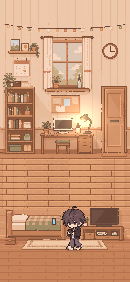
#> input picture scripts/pixel-room/rooms/room-dusk.png, 130 x 282 px, given in place of boy_front_54.png, which was not available
$ python render_procedural.py out rooms
#> lines starting #> are read from the running program, lines starting #| are printed output that depends on the picture; after the words box and inside, x2 and y2 are one past the last pixel; in counts of white or black regions, pixels touching at a corner belong together
"""像素小屋場景產生器：邏輯解析度 130x282，顯示時放大 3 倍。"""
import math
import sys
import numpy as np
from PIL import Image

W, H = 130, 282
FLOOR_Y = 200


def hx(c):
    c = c.lstrip("#")
    return np.array([int(c[i:i + 2], 16) for i in (0, 2, 4)], dtype=float)


# ---------- 調色盤（奶茶暖色）----------
P = {
    "wall": "#E9D9C4", "wallS": "#DECAB1", "wallL": "#F3E7D6", "trim": "#C9A985",
    "wood": "#B98A62", "woodL": "#D2A67C", "woodS": "#94673F", "woodO": "#5E3E2A",
    "floor": "#B48660", "floorS": "#A27550", "floorL": "#C39570", "floorO": "#8A5E3E",
    "cream": "#F4ECDD", "creamS": "#E0D2BC", "creamO": "#B9A68A",
    "terra": "#D47F58", "terraS": "#B2603D", "terraL": "#E9A07A", "terraO": "#7E3F27",
    "olive": "#7F9B5B", "oliveS": "#5D7742", "oliveL": "#A3BC7A", "oliveO": "#3F5230",
    "mustard": "#E2B455", "mustardS": "#C4923A", "mustardL": "#F0CF7E", "mustardO": "#8E6428",
    "slate": "#5B5470", "slateS": "#463F58", "slateO": "#2F2A3D",
    "ink": "#3B2A26", "white": "#FBF7EE",
    "sky": "#BFE0EA", "skyL": "#DCEFF4",
}
C = {k: hx(v) for k, v in P.items()}

CHAR_PAL = {
    "o": "#3E2A22", "h": "#5A3D30", "H": "#80604C",
    "O": "#B9806A", "s": "#F6D7BC", "S": "#E6B596", "b": "#F0A08E",
    "e": "#2E2230", "w": "#FFFFFF", "m": "#B5735A",
    "k": "#8E6428", "y": "#E2B455", "Y": "#C4923A", "l": "#F0CF7E",
    "c": "#FBF6EC", "C": "#E2D8C6",
    "q": "#332C40", "p": "#5B5470", "P": "#463F58",
    "f": "#4A3328",
}

CHAR = [
    "........oo..........",
    ".......ohHo.o.......",
    "....oo.ohHhhohoo....",
    "...ohhoohHhhhhhho...",
    "..ohhHHhhhhhhhHhho..",
    ".ohhHHhhhhhhhhhHhho.",
    "ohhhhhhhhhhhhhhhhhho",
    "ohhhhHhhhhhhhhHhhhho",
    "ohhhhhhhhhhhhhhhhhho",
    "ohhhshhhshhshhhshhho",
    "ohhssshssssssshssshho"[:20],
    "ohsssewssssssewsssho",
    "ohssseesssssseesssho",
    "ohsbbsssssssssbbshho"[:20],
    ".oSsssssssmmssssSSo."[:20],
    "..oOSSSSSSSSSSSSOo..",
    "....kccccccccccck...",
    "...kyyccCyyCccyyk...",
    "..klyyyycyycyyyyYk..",
    "..klyyyyyyyyyyyyYk..",
    ".kllyyyyyyyyyyyyYYk.",
    ".klykyyyyyyyyyykYYk.",
    ".kyykyyyyyyyyyYkYYk.",
    ".kssYyyyyyyyyyYYkSSk"[:20],
    "..kkkYYYYYYYYYYkkk..",
    "....qppppppppppPq...",
    "....qpppPqqpppPq....",
    "....qpppPqqpppPq....",
    "...qffffq..qffffq...",
    "...qqqqqq..qqqqqq...",
]


class Scene:
    def __init__(self):
        self.img = np.zeros((H, W, 3), dtype=float)
        self.emit = np.zeros((H, W), dtype=bool)  # 自己會發光的像素，不吃夜晚色調
        self.char = np.zeros((H, W), dtype=bool)  # 人物：晚上暗得少一點，才看得清楚

    def px(self, x, y, c, emit=False):
        x, y = int(round(x)), int(round(y))
        if 0 <= x < W and 0 <= y < H:
            self.img[y, x] = C[c] if isinstance(c, str) else c
            if emit:
                self.emit[y, x] = True

    def rect(self, x, y, w, h, c, emit=False):
        for yy in range(y, y + h):
            for xx in range(x, x + w):
                self.px(xx, yy, c, emit)

    def box(self, x, y, w, h, fill, o, light=None, shade=None, emit=False):
        """有外框、左上亮邊、右下暗邊的方塊（光源在左上）"""
        self.rect(x, y, w, h, o, emit)
        self.rect(x + 1, y + 1, w - 2, h - 2, fill, emit)
        if light is not None:
            self.rect(x + 1, y + 1, w - 2, 1, light, emit)
            self.rect(x + 1, y + 1, 1, h - 2, light, emit)
        if shade is not None:
            self.rect(x + 1, y + h - 2, w - 2, 1, shade, emit)
            self.rect(x + w - 2, y + 2, 1, h - 3, shade, emit)

    # [5 lines left out: function sprite, not called in this run]

    def shade_rect(self, x, y, w, h, k):
        """把一塊區域調暗（k<1）或調亮（k>1）"""
        y0, y1 = max(0, y), min(H, y + h)
        x0, x1 = max(0, x), min(W, x + w)
        self.img[y0:y1, x0:x1] = np.clip(self.img[y0:y1, x0:x1] * k, 0, 255)


def draw_room(s, t, weather):
    # 牆
    s.rect(0, 0, W, FLOOR_Y, "wall")
    for x in range(0, W, 12):
        s.rect(x + 10, 0, 1, 150, "wallS")
    s.rect(0, 150, W, 46, "wallS")
    s.rect(0, 150, W, 2, "trim")
    s.rect(0, 152, W, 1, "woodS")
    for x in range(0, W, 10):
        s.rect(x, 153, 1, 43, "creamO")
    s.rect(0, 194, W, 6, "woodS")
    s.rect(0, 194, W, 1, "woodL")
    s.rect(0, 199, W, 1, "woodO")
    # 地板
    s.rect(0, FLOOR_Y, W, H - FLOOR_Y, "floor")
    for i, y in enumerate(range(FLOOR_Y + 9, H, 10)):
        s.rect(0, y, W, 1, "floorS")
        off = 17 if i % 2 else 0
        for x in range(off, W, 34):
            s.rect(x, y - 9, 1, 9, "floorS")
        s.rect(0, y - 9, W, 1, "floorL") if y - 9 > FLOOR_Y else None
    s.rect(0, FLOOR_Y, W, 2, "floorO")

    # 燈串
    prev = None
    for x in range(4, 126):
        y = 9 + int(round(2.2 * math.sin((x - 4) / 121 * math.pi)))
        if prev is not None:
            for yy in range(min(prev, y), max(prev, y) + 1):
                s.px(x, yy, "ink")
        s.px(x, y, "ink")
        prev = y
    bulbs = ["mustardL", "terraL", "oliveL", "cream"]
    for i, x in enumerate(range(10, 124, 11)):
        y = 9 + int(round(2.2 * math.sin((x - 4) / 121 * math.pi)))
        s.rect(x - 1, y + 1, 3, 3, bulbs[i % 4], emit=(t == "night"))
        s.px(x, y + 1, "white", emit=(t == "night"))

    # 相框架
    s.box(5, 44, 34, 3, "wood", "woodO", "woodL")
    s.box(7, 29, 12, 15, "sky", "woodO")
    s.rect(8, 30, 10, 13, "skyL")
    s.rect(8, 38, 10, 5, "oliveL")
    s.rect(10, 34, 2, 2, "S" if False else "creamS")
    s.rect(10, 34, 2, 2, "terraL")
    s.rect(10, 36, 2, 4, "terra")
    s.rect(14, 34, 2, 2, "mustardL")
    s.rect(14, 36, 2, 4, "olive")
    s.box(21, 33, 10, 11, "cream", "woodS")
    s.rect(24, 36, 4, 3, "terraL")
    s.rect(25, 39, 2, 1, "terraL")
    s.box(32, 39, 6, 5, "terra", "terraO", "terraL", "terraS")
    for (x, y, h) in [(33, 34, 5), (35, 32, 7), (36, 35, 4), (34, 36, 3)]:
        s.rect(x, y, 1, h, "olive")
        s.px(x, y, "oliveL")

    # 月曆
    s.box(9, 58, 20, 24, "white", "creamO")
    s.rect(10, 59, 18, 5, "terra")
    s.rect(10, 59, 18, 1, "terraL")
    s.rect(13, 56, 1, 4, "ink")
    s.rect(24, 56, 1, 4, "ink")
    for r in range(4):
        for c in range(5):
            s.px(12 + c * 3, 67 + r * 3, "creamO")
    s.rect(20, 72, 3, 2, "terra")
    s.px(21, 74, "terra")

    # 窗戶
    sky = {"day": "#BFE0EA", "dusk": "#F2B07E", "night": "#25304F"}[t]
    sky2 = {"day": "#DCEFF4", "dusk": "#F6CB97", "night": "#2F3B60"}[t]
    if weather == "rain":
        sky, sky2 = ("#9AAABA", "#AEBDCB") if t != "night" else ("#222A40", "#2A3350")
    s.box(44, 36, 46, 56, "woodS", "woodO", "woodL")
    s.rect(47, 39, 40, 50, hx(sky), emit=True)
    s.rect(47, 39, 40, 20, hx(sky2), emit=True)
    if weather == "rain":
        for (x, y, w) in [(50, 44, 14), (52, 42, 9), (66, 48, 16), (69, 46, 9)]:
            s.rect(x, y, w, 3, hx("#C9D2DC" if t != "night" else "#3A4560"), emit=True)
        for i in range(26):
            x = 48 + (i * 17) % 38
            y = 52 + (i * 11) % 34
            s.rect(x, y, 1, 3, hx("#E3EEF7" if t != "night" else "#5A6A8A"), emit=True)
    elif t == "night":
        s.rect(73, 44, 7, 7, hx("#F4EFD2"), emit=True)
        s.rect(72, 45, 9, 5, hx("#F4EFD2"), emit=True)
        s.rect(76, 43, 5, 6, hx(sky2), emit=True)
        for (x, y) in [(52, 44), (58, 52), (82, 60), (54, 68), (64, 42), (80, 74), (61, 79)]:
            s.px(x, y, hx("#FFF6C8"), emit=True)
    else:
        sun = "#FFE08A" if t == "day" else "#FFC062"
        s.rect(72, 46, 8, 8, hx(sun), emit=True)
        s.rect(71, 47, 10, 6, hx(sun), emit=True)
        s.rect(52, 52, 12, 3, hx("#FFFFFF"), emit=True)
        s.rect(55, 50, 6, 2, hx("#FFFFFF"), emit=True)
        if t == "dusk":
            s.rect(47, 80, 40, 9, hx("#E59A6E"), emit=True)
    # 窗格
    s.rect(66, 39, 2, 50, "woodS")
    s.rect(66, 39, 1, 50, "woodL")
    s.rect(47, 62, 40, 2, "woodS")
    s.rect(47, 62, 40, 1, "woodL")
    # 窗簾
    for (x0, flip) in [(39, False), (84, True)]:
        s.rect(x0, 34, 11, 60, "creamO")
        s.rect(x0 + 1, 34, 9, 59, "cream")
        for k in range(3):
            fx = x0 + 2 + k * 3
            s.rect(fx, 35, 1, 58, "creamS")
        s.rect(x0, 92, 11, 2, "creamO")
        s.rect(x0 + 2, 70, 7, 2, "terra")
    s.rect(36, 32, 62, 2, "woodO")
    s.px(35, 32, "ink"); s.px(98, 32, "ink")
    # 窗台
    s.box(41, 92, 52, 4, "woodL", "woodO", "cream", "wood")
    s.box(51, 86, 6, 6, "terra", "terraO", "terraL", "terraS")
    for (x, y) in [(52, 83), (54, 82), (55, 84), (53, 85)]:
        s.rect(x, y, 2, 3, "olive")
        s.px(x, y, "oliveL")
    s.rect(79, 85, 4, 7, hx("#CFE5E6"))
    s.rect(80, 83, 2, 2, hx("#CFE5E6"))
    s.px(79, 86, "white")
    s.rect(80, 80, 1, 5, "olive")

    # 時鐘
    cx, cy, r = 108, 46, 8
    for y in range(cy - r, cy + r + 1):
        for x in range(cx - r, cx + r + 1):
            d = math.hypot(x - cx, y - cy)
            if d <= r + 0.3:
                s.px(x, y, "woodO" if d > r - 1.2 else ("cream" if d < r - 2.2 else "woodS"))
    s.rect(cx, cy - 5, 1, 5, "ink")
    s.rect(cx, cy, 4, 1, "terraS")
    s.px(cx, cy, "ink")
    for (dx, dy) in [(0, -6), (6, 0), (0, 6), (-6, 0)]:
        s.px(cx + dx, cy + dy, "creamO")

    # 軟木留言板
    s.box(48, 104, 34, 24, hx("#D6A877"), "woodO", hx("#E2B98A"), hx("#C29466"))
    s.rect(51, 107, 9, 9, hx("#FFF3B0")); s.px(55, 107, "terra")
    s.rect(63, 108, 8, 10, hx("#CFE5E6")); s.px(66, 108, "olive")
    s.rect(73, 106, 7, 8, hx("#F6C9C0")); s.px(76, 106, "mustardS")
    s.rect(54, 118, 12, 7, "white"); s.px(59, 118, "terra")
    for x in range(52, 59, 2):
        s.px(x, 110, "creamO")
        s.px(x, 112, "creamO")

    # 書櫃
    s.box(3, 106, 30, 90, "woodS", "woodO", "woodL")
    s.rect(5, 108, 26, 86, "woodO")
    s.rect(5, 108, 26, 86, hx("#6E4A33"))
    for sy in (128, 150, 172):
        s.rect(4, sy, 28, 3, "wood")
        s.rect(4, sy, 28, 1, "woodL")
        s.rect(4, sy + 2, 28, 1, "woodO")
    s.rect(4, 192, 28, 2, "wood")

    def book(x, top, bottom, col, w=3):
        s.rect(x, top, w, bottom - top, C[col + "O"] if col + "O" in C else C["ink"])
        s.rect(x, top, w - 1, bottom - top, C[col])
        s.rect(x, top, w - 1, 1, C[col + "L"] if col + "L" in C else C[col])
        s.px(x + 1, top + 3, C["cream"])
        s.px(x + 1, top + 4, C["cream"])

    for (x, top, col) in [(6, 114, "terra"), (9, 112, "olive"), (12, 116, "mustard"), (15, 113, "slate"),
                          (18, 115, "cream"), (24, 112, "terra")]:
        book(x, top, 128, col)
    s.rect(21, 118, 3, 10, "oliveO"); s.rect(21, 118, 2, 10, "oliveL")
    for (x, top, col) in [(6, 137, "slate"), (9, 136, "mustard"), (12, 138, "olive")]:
        book(x, top, 150, col)
    s.box(20, 143, 8, 7, "terra", "terraO", "terraL", "terraS")
    for (x, y, h) in [(21, 136, 7), (23, 134, 9), (25, 137, 6), (22, 139, 4), (26, 140, 3)]:
        s.rect(x, y, 1, h, "olive")
        s.px(x, y, "oliveL")
        s.px(x + 1, y + 1, "oliveS")
    for (x, top, col) in [(6, 158, "cream"), (9, 159, "terra"), (12, 160, "olive"), (15, 158, "slate"),
                          (18, 161, "mustard")]:
        book(x, top, 172, col)
    s.box(22, 164, 9, 8, "cream", "creamO", "white", "creamS")
    for (y, w, col) in [(189, 14, "olive"), (186, 13, "terra"), (183, 14, "mustard")]:
        s.rect(6, y, w, 3, C[col + "O"])
        s.rect(6, y, w - 1, 2, C[col])
        s.rect(6, y, w - 1, 1, C[col + "L"])
    s.rect(23, 182, 6, 10, hx("#CFE5E6"))
    s.rect(23, 181, 6, 1, "creamO")
    s.rect(24, 186, 4, 5, "mustardL")

    # 唱片機
    s.box(5, 100, 24, 7, "wood", "woodO", "woodL", "woodS")
    s.rect(7, 97, 14, 4, "ink")
    s.rect(8, 96, 12, 1, "ink")
    s.rect(11, 98, 4, 1, "terra")
    s.rect(24, 95, 1, 5, "creamO")
    s.rect(21, 95, 4, 1, "creamO")
    s.rect(26, 103, 2, 1, "mustard")

    # 書桌
    dy = 178
    s.box(38, dy, 54, 5, "woodL", "woodO", "cream", "wood")
    s.rect(39, dy + 4, 52, 1, "woodS")
    s.rect(40, dy + 5, 3, 16, "woodS"); s.rect(40, dy + 5, 1, 16, "wood")
    s.box(72, dy + 5, 18, 12, "wood", "woodO", "woodL", "woodS")
    s.rect(73, dy + 10, 16, 1, "woodO")
    s.rect(79, dy + 7, 4, 1, "mustardS")
    s.rect(79, dy + 13, 4, 1, "mustardS")
    s.rect(86, dy + 17, 3, 4, "woodS")
    # 桌下陰影
    s.shade_rect(43, dy + 5, 29, 16, 0.86)
    # 螢幕（復古米色）
    s.box(46, 158, 26, 18, hx("#E6DFD0"), "ink", hx("#F5F1E6"), hx("#C9BFAA"))
    scr = {"day": "#4E6B78", "dusk": "#4E6B78", "night": "#5FA6C4"}[t]
    s.rect(49, 161, 20, 12, hx(scr), emit=True)
    s.rect(51, 163, 9, 1, hx("#BFE6EE"), emit=True)
    s.rect(51, 165, 13, 1, hx("#8FC3D2"), emit=True)
    s.rect(51, 167, 7, 1, hx("#8FC3D2"), emit=True)
    s.rect(63, 167, 3, 3, hx("#F2A27E"), emit=True)
    s.rect(57, 176, 4, 2, "ink")
    s.rect(50, 177, 18, 1, hx("#C9BFAA"))
    # 番茄鐘
    s.rect(40, 172, 6, 6, "terraO")
    s.rect(41, 172, 4, 5, hx("#E0563F"))
    s.rect(40, 173, 6, 3, hx("#E0563F"))
    s.px(41, 173, hx("#F7A08F"))
    s.rect(42, 170, 2, 2, "olive")
    s.px(43, 169, "oliveS")
    # 馬克杯
    s.box(74, 172, 5, 6, "terra", "terraO", "terraL", "terraS")
    s.rect(79, 174, 1, 2, "terraO")
    if t == "day":
        s.px(76, 169, "white"); s.px(75, 167, "white"); s.px(76, 165, "white")
    # 檯燈
    s.rect(84, 160, 8, 1, "mustardO")
    s.rect(83, 161, 10, 5, "mustardO")
    s.rect(84, 161, 8, 4, "mustard", emit=(t != "day"))
    s.rect(84, 161, 8, 1, "mustardL", emit=(t != "day"))
    s.rect(87, 166, 2, 10, "ink")
    s.rect(85, 176, 6, 2, "ink")

    # 落地植物
    s.box(91, 186, 9, 14, "terra", "terraO", "terraL", "terraS")
    s.rect(90, 186, 11, 2, "terraS")
    leaves = [(88, 172, 5, 3), (95, 168, 5, 3), (91, 176, 4, 3), (97, 175, 5, 3), (86, 179, 5, 3), (93, 162, 4, 3),
              (99, 181, 4, 2)]
    for (x, y, w, h) in leaves:
        s.rect(x, y, w, h, "oliveO")
        s.rect(x, y, w - 1, h - 1, "olive")
        s.rect(x, y, w - 1, 1, "oliveL")
    s.rect(95, 166, 1, 20, "oliveS")

    # 門
    s.box(97, 120, 31, 80, "woodS", "woodO", "woodL")
    s.box(100, 123, 25, 77, "wood", "woodO", "woodL", "woodS")
    s.box(104, 128, 17, 26, "wood", "woodS", None, "woodL")
    s.box(104, 160, 17, 32, "wood", "woodS", None, "woodL")
    s.rect(107, 156, 11, 2, "ink")
    s.rect(121, 160, 2, 3, "mustard")
    s.px(121, 160, "mustardL")
    s.rect(98, 200, 30, 4, "terraS")
    s.rect(99, 200, 28, 3, "terra")
    for x in range(100, 126, 3):
        s.px(x, 201, "terraL")


def draw_front(s, t, state):
    # 地毯
    for y in range(248, 266):
        for x in range(48, 104):
            dx = (x - 76) / 28
            dy = (y - 257) / 9
            d = dx * dx + dy * dy
            if d <= 1:
                col = "terraS" if d > 0.86 else ("cream" if d > 0.72 else ("creamS" if d < 0.25 else "cream"))
                if 0.72 < d <= 0.86:
                    col = "mustardL"
                s.px(x, y, col)

    # 床
    s.box(2, 200, 8, 64, "wood", "woodO", "woodL", "woodS")
    s.rect(1, 199, 10, 3, "woodO"); s.rect(2, 199, 8, 1, "woodL")
    s.box(60, 232, 6, 32, "wood", "woodO", "woodL", "woodS")
    s.box(9, 244, 52, 9, "wood", "woodO", "woodL", "woodS")
    s.rect(11, 253, 3, 9, "woodO"); s.rect(56, 253, 3, 9, "woodO")
    s.rect(10, 234, 51, 10, "creamO")
    s.rect(10, 234, 50, 9, "white")
    s.box(11, 226, 16, 10, "white", "creamO", None, "creamS")
    s.rect(13, 228, 12, 1, "creamS")
    if state == "sleep" and not SPRITE_DIR:
        draw_sleep_head(s)
    # 被子
    top = 229
    if state == "sleep":
        s.rect(26, 225, 30, 6, "oliveO")
        s.rect(27, 226, 28, 5, "olive")
        s.rect(27, 226, 28, 1, "oliveL")
    s.rect(24, top, 37, 17, "oliveO")
    s.rect(25, top + 1, 35, 15, "olive")
    s.rect(25, top + 1, 35, 4, "cream")
    s.rect(25, top + 4, 35, 1, "creamS")
    for (x, y) in [(30, 237), (38, 240), (46, 237), (54, 240), (34, 243), (50, 243)]:
        s.px(x, y, "oliveL")
        s.px(x + 1, y, "oliveL")
    s.rect(25, top + 14, 35, 1, "oliveS")
    # 床上的手機
    s.rect(47, 234, 5, 8, "ink")
    s.rect(48, 235, 3, 6, hx("#8FD8FF"), emit=True)
    s.px(50, 235, "terra", emit=True)

    # 電視櫃
    s.box(92, 236, 36, 26, "wood", "woodO", "woodL", "woodS")
    s.rect(95, 241, 30, 12, "woodO")
    s.rect(96, 242, 28, 10, hx("#6E4A33"))
    s.box(98, 246, 14, 6, hx("#EDEDF2"), "slateO", "white", hx("#C9C9D6"))
    s.px(109, 248, "terra", emit=True)
    s.box(114, 247, 8, 5, hx("#EDEDF2"), "slateO", "white", hx("#C9C9D6"))
    s.rect(95, 256, 30, 1, "woodS")
    s.rect(108, 255, 4, 1, "mustardS")
    s.rect(94, 262, 2, 3, "woodO"); s.rect(124, 262, 2, 3, "woodO")
    # 電視
    s.box(95, 208, 30, 26, "ink", "ink")
    tv_on = t != "night" or state != "sleep"
    s.rect(97, 210, 26, 21, hx("#9ED3E0" if tv_on else "#1E2430"), emit=tv_on)
    if tv_on:
        s.rect(97, 225, 26, 6, hx("#6FAF5E"), emit=True)
        s.rect(97, 225, 26, 1, hx("#9BD483"), emit=True)
        s.rect(102, 220, 4, 5, hx("#E2B455"), emit=True)
        s.rect(102, 219, 4, 1, hx("#D47F58"), emit=True)
        s.rect(114, 216, 3, 3, hx("#D47F58"), emit=True)
        s.rect(108, 213, 7, 2, hx("#FFFFFF"), emit=True)
        s.rect(118, 222, 3, 3, hx("#F0CF7E"), emit=True)
    s.rect(104, 234, 12, 2, "ink")

    # 啞鈴
    s.rect(54, 255, 3, 6, "slateO"); s.rect(54, 255, 2, 5, "slate")
    s.rect(63, 255, 3, 6, "slateO"); s.rect(63, 255, 2, 5, "slate")
    s.rect(57, 257, 6, 2, "creamO"); s.rect(57, 257, 6, 1, "cream")

    # 工具箱
    s.rect(7, 264, 10, 2, "ink"); s.rect(7, 264, 1, 3, "ink"); s.rect(16, 264, 1, 3, "ink")
    s.box(3, 266, 18, 12, hx("#D9573F"), hx("#7E2E21"), hx("#EE8066"), hx("#B23B2B"))
    s.rect(4, 270, 16, 1, hx("#7E2E21"))
    s.rect(11, 269, 2, 3, "mustard")


SPRITE_DIR = None  # 設定後改用清洗過的人物圖


def paste(s, path, x, bottom):
    sp = np.asarray(Image.open(path).convert("RGBA")).astype(float)
    h, w = sp.shape[:2]
    y = bottom - h
    for j in range(h):
        for i in range(w):
            if sp[j, i, 3] > 127 and 0 <= y + j < H and 0 <= x + i < W:
                s.img[y + j, x + i] = sp[j, i, :3]
                s.char[y + j, x + i] = True
    return w, h


def floor_shadow(s, cx, y, rx):
    for i in range(-rx, rx + 1):
        for j in range(2):
            xx, yy = cx + i, y + j
            if 0 <= xx < W and 0 <= yy < H and abs(i) <= rx - j * 2:
                s.img[yy, xx] *= 0.8


def draw_char(s, state):
    if SPRITE_DIR:
        if state == "idle":
            floor_shadow(s, 76, 263, 12)
            paste(s, f"{SPRITE_DIR}/boy_front_54.png", 61, 264)
        elif state == "busy":
            floor_shadow(s, 76, 263, 12)
            paste(s, f"{SPRITE_DIR}/boy_phone_54.png", 60, 264)
        elif state == "sleep":
            paste(s, f"{SPRITE_DIR}/boy_sleep_54.png", 14, 247)
        return
    pal = CHAR_PAL
    if state == "idle":
        x, y = 68, 226
        shadow(s, x + 2, y + 29, 16)
        s.sprite(CHAR, pal, x, y)
    elif state == "busy":
        x, y = 50, 172
        shadow(s, x + 2, y + 29, 16)
        rows = [list(r) for r in CHAR]
        # 低頭看手機：眼睛往下
        for j in (11, 12):
            for i, ch in enumerate(rows[j]):
                if ch in "ew":
                    rows[j][i] = "s"
        for i in (5, 6, 13, 14):
            rows[12][i] = "e"
        s.sprite(["".join(r) for r in rows], pal, x, y)
        # 手機和舉起的手
        s.rect(x + 11, y + 18, 5, 7, hx("#2E2230"))
        s.rect(x + 12, y + 19, 3, 5, hx("#8FD8FF"), emit=True)
        s.rect(x + 11, y + 23, 2, 2, hx("#F6D7BC"))
        s.rect(x + 15, y + 22, 2, 2, hx("#F6D7BC"))


# [19 lines left out: functions draw_sleep_head, shadow, not called in this run]


def lighting(s, t, weather, state):
    img = s.img
    yy, xx = np.mgrid[0:H, 0:W]
    if t == "day" and weather != "rain":
        # 窗戶照進來的光：牆上斜斜的光帶＋地上的光斑
        band = (xx - (47 + (yy - 92) * 0.55) >= 0) & (xx - (87 + (yy - 92) * 0.55) <= 0) & (yy > 96) & (yy < 200)
        img[band & ~s.emit] = img[band & ~s.emit] * 0.85 + hx("#FFF6E2") * 0.15
        patch = (yy >= 202) & (yy <= 232) & (xx >= 60 + (yy - 202) * 0.9) & (xx <= 104 + (yy - 202) * 0.9)
        img[patch & ~s.emit] = img[patch & ~s.emit] * 0.72 + hx("#FFF3D6") * 0.28
    if t == "dusk":
        m = ~s.emit
        img[m] = img[m] * 0.78 + hx("#E0895E") * 0.22
        d = np.hypot(xx - 88, (yy - 168) * 1.1)
        glow = np.clip(1 - d / 40, 0, 1) ** 1.6
        img[m] += (hx("#FFD08A") * 0.35)[None, :] * glow[m][:, None]
        band = (xx - (47 + (yy - 92) * 0.9) >= 0) & (xx - (87 + (yy - 92) * 0.9) <= 0) & (yy > 96) & (yy < 200)
        if weather != "rain":
            img[band & m] = img[band & m] * 0.8 + hx("#FFC58C") * 0.2
    if weather == "rain":
        m = ~s.emit
        img[m] = img[m] * 0.9 + hx("#6C7A92") * 0.1
    if t == "night":
        m = ~s.emit & ~s.char
        img[m] = img[m] * np.array([0.42, 0.42, 0.62])
        img[s.char] = img[s.char] * np.array([0.78, 0.76, 0.92]) + hx("#3A3F6A") * 0.08
        m = ~s.emit
        # 檯燈的暖光
        d = np.hypot(xx - 88, (yy - 168) * 1.1)
        glow = np.clip(1 - d / 46, 0, 1) ** 1.6
        img[m] += (hx("#FFD08A") * 0.55)[None, :] * glow[m][:, None] * 1.0
        img[m] = np.maximum(img[m], 0)
        # 燈串小光暈
        for x in range(10, 124, 11):
            y = 11 + int(round(2.2 * math.sin((x - 4) / 121 * math.pi)))
            dd = np.hypot(xx - x, yy - y)
            g = np.clip(1 - dd / 6, 0, 1) ** 2
            img[m] += (hx("#FFD08A") * 0.35)[None, :] * g[m][:, None]
        # 電視／手機的冷光
        if state != "sleep":
            d2 = np.hypot(xx - 110, yy - 222)
            g2 = np.clip(1 - d2 / 34, 0, 1) ** 2
            img[m] += (hx("#9ED3E0") * 0.3)[None, :] * g2[m][:, None]
    np.clip(img, 0, 255, out=img)


def render(t, state, weather, out):
    s = Scene()
    draw_room(s, t, weather)
    if state == "busy":
        s.rect(102, 189, 13, 11, hx("#A9784C"))
        s.rect(103, 190, 11, 9, hx("#D9A76A"))
        s.rect(103, 190, 11, 1, hx("#E8C08A"))
        s.rect(108, 190, 2, 9, hx("#F4ECDD"))
    draw_front(s, t, state)
    draw_char(s, state)
    lighting(s, t, weather, state)
    im = Image.fromarray(s.img.astype(np.uint8), "RGB")
    im.save(out)
    im.resize((W * 3, H * 3), Image.NEAREST).save(out.replace(".png", "@3x.png"))


if __name__ == "__main__":
    outdir = sys.argv[1]
    if len(sys.argv) > 2:
        SPRITE_DIR = sys.argv[2]
    render("day", "idle", "sunny", f"{outdir}/room-day.png")
#> after the loop in paste, `for j in range(h):`:
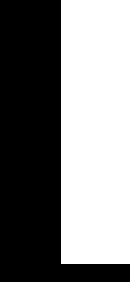
#> s.char: shape (282, 130) bool; 49.7% white; 1 white region, box (x1, y1, x2, y2) and area: (61, 0, 130, 264) 18216
#> after the loop in paste, `for j in range(h):`:
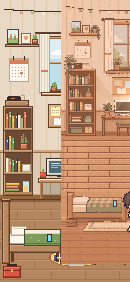
#> s.img: shape (282, 130, 3) float64; mean R, G, B 195, 155.7, 124.6
#> in lighting, `img[patch & ~s.emit] = img[patch & ~s.emit] * 0.72 + hx("#FFF3D6") * 0..`:
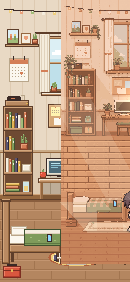
#> img: shape (282, 130, 3) float64; mean R, G, B 196.4, 158.2, 127.3
#> in render, `im.resize((W * 3, H * 3), Image.NEAREST).save(out.replace(".png", "@3x..`:
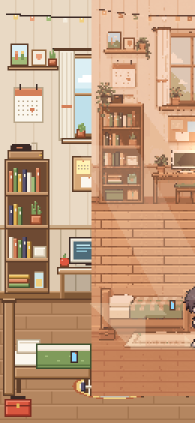
#> saved as room-day@3x.png: PIL image 390x846 RGB (shown at 1/2 size); mean R, G, B 196.3, 158.1, 127.3
    render("dusk", "busy", "rain", f"{outdir}/room-dusk.png")
#> call 2 of paste, with path = 'rooms/boy_phone_54.png', x = 60, bottom = 264
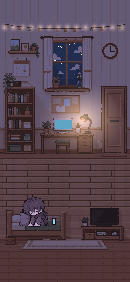
#> input picture scripts/pixel-room/rooms/room-night.png, 130 x 282 px, given in place of boy_phone_54.png, which was not available
#> after the loop in paste (call 2), `for j in range(h):`:
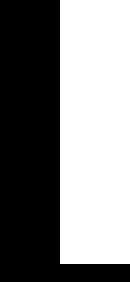
#> s.char: shape (282, 130) bool; 50.4% white; 1 black region, box (x1, y1, x2, y2) and area: (0, 0, 130, 282) 18180
#> (the rest of the program and of its run is left out)
